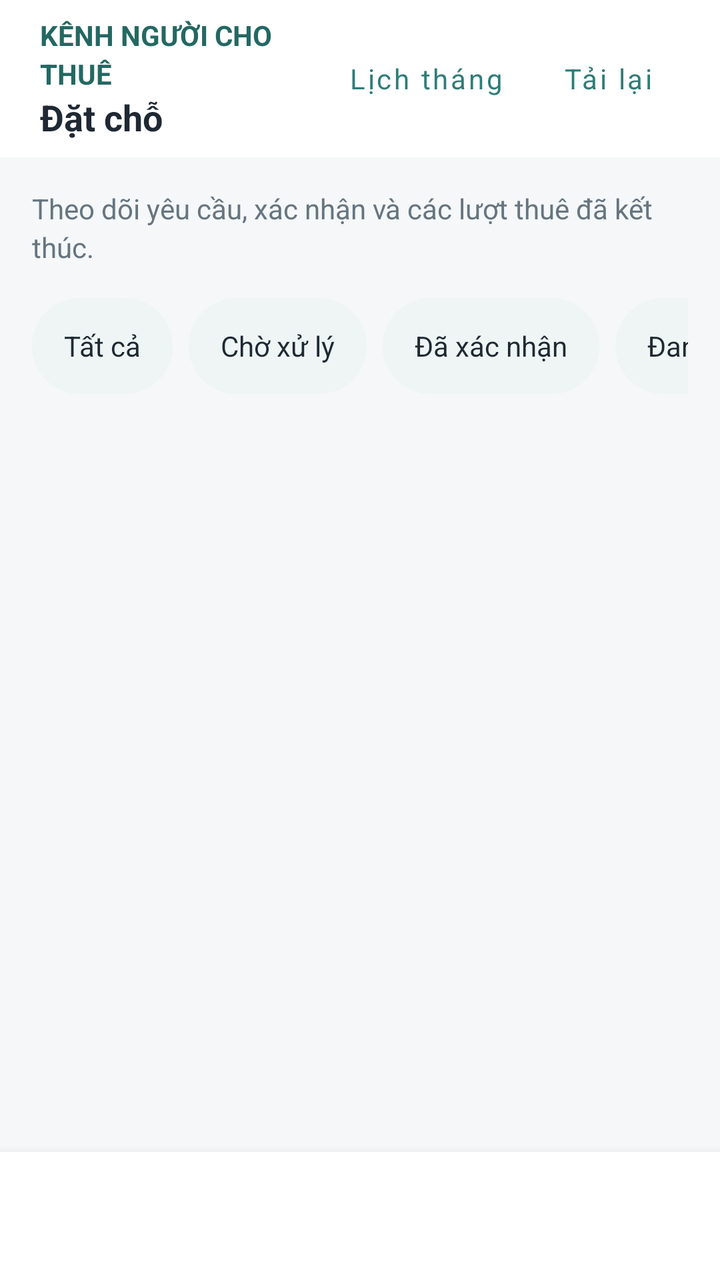
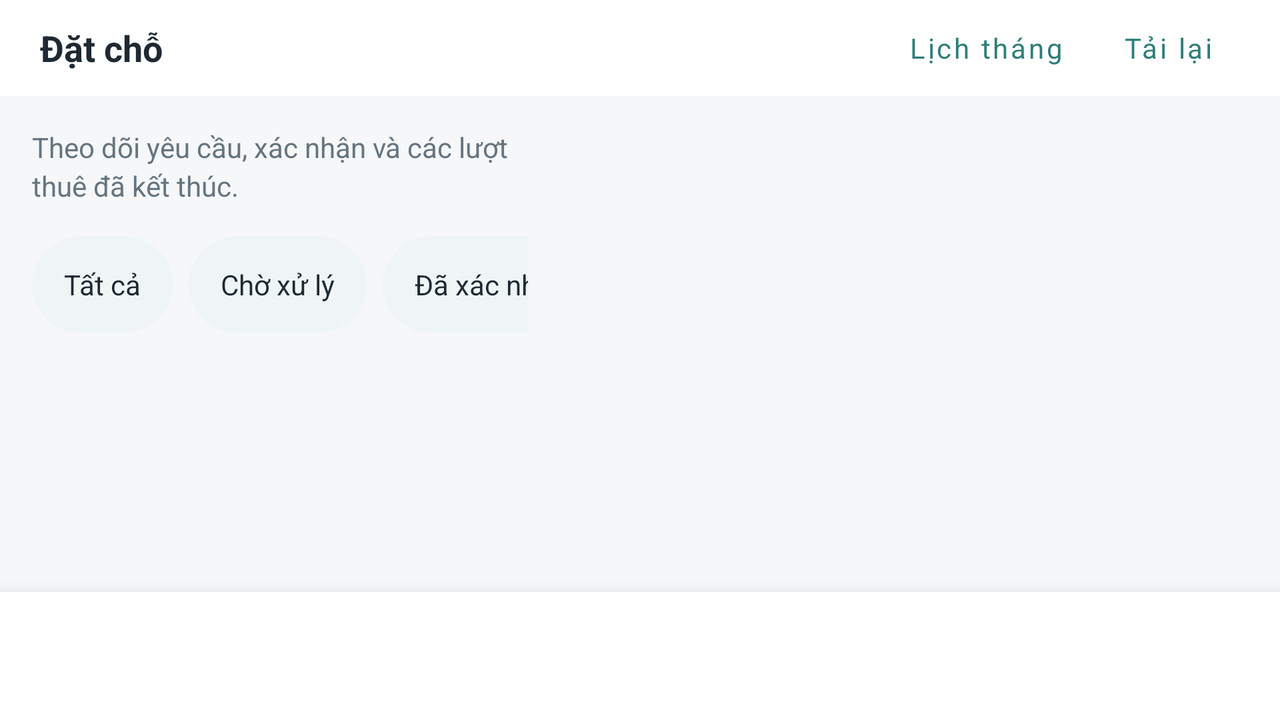

First picture: res/layout/ on a phone held upright. Second picture: the repository's own variant of that layout, on a device whose configuration matches the variant's folder. Source for both follows.
<!-- AndroidManifest.xml: application theme Theme.BroomSharing -->
<!-- res/layout/activity_host_bookings.xml -->
<?xml version="1.0" encoding="utf-8"?>
<androidx.constraintlayout.widget.ConstraintLayout xmlns:android="http://schemas.android.com/apk/res/android" xmlns:app="http://schemas.android.com/apk/res-auto" android:id="@+id/workspaceRoot" android:layout_width="match_parent" android:layout_height="match_parent" android:background="@color/screen_bg">
    <LinearLayout android:id="@+id/topBar" android:layout_width="0dp" android:layout_height="wrap_content" android:minHeight="72dp" android:background="@color/white" android:gravity="center_vertical" android:orientation="horizontal" android:paddingStart="12dp" android:paddingEnd="12dp" app:layout_constraintStart_toStartOf="parent" app:layout_constraintEnd_toEndOf="parent" app:layout_constraintTop_toTopOf="parent">
        <ImageView android:id="@+id/btnBack" android:layout_width="48dp" android:layout_height="48dp" android:background="?attr/selectableItemBackgroundBorderless" android:contentDescription="@string/workspace_back_overview" android:padding="12dp" android:src="@drawable/ic_arrow_back" android:visibility="gone"/>
        <LinearLayout android:layout_width="0dp" android:layout_height="wrap_content" android:layout_weight="1" android:orientation="vertical" android:padding="8dp">
            <TextView style="@style/WorkspaceBody" android:text="@string/workspace_host" android:textColor="@color/teal_dark" android:textStyle="bold"/>
            <TextView style="@style/WorkspaceSection" android:text="@string/workspace_bookings"/>
        </LinearLayout>
        <com.google.android.material.button.MaterialButton android:id="@+id/btnMonthCalendar" style="@style/Widget.MaterialComponents.Button.TextButton" android:layout_width="wrap_content" android:layout_height="wrap_content" android:minHeight="48dp" android:textAllCaps="false" android:text="Lịch tháng"/>
        <com.google.android.material.button.MaterialButton android:id="@+id/btnRefreshBookings" style="@style/Widget.MaterialComponents.Button.TextButton" android:layout_width="wrap_content" android:layout_height="wrap_content" android:minHeight="48dp" android:textAllCaps="false" android:text="@string/workspace_refresh"/>
    </LinearLayout>
    <TextView android:id="@+id/bookingHint" style="@style/WorkspaceBody" android:layout_width="0dp" android:padding="16dp" android:text="@string/workspace_booking_hint" app:layout_constraintTop_toBottomOf="@id/topBar" app:layout_constraintStart_toStartOf="parent" app:layout_constraintEnd_toEndOf="parent"/>
    <HorizontalScrollView android:id="@+id/filterScroll" android:layout_width="0dp" android:layout_height="wrap_content" android:paddingStart="16dp" android:paddingEnd="16dp" android:paddingBottom="8dp" android:scrollbars="none" app:layout_constraintStart_toStartOf="parent" app:layout_constraintEnd_toEndOf="parent" app:layout_constraintTop_toBottomOf="@id/bookingHint">
        <LinearLayout android:layout_width="wrap_content" android:layout_height="wrap_content" android:orientation="horizontal">
            <TextView android:id="@+id/chipAll" android:layout_width="wrap_content" android:layout_height="48dp" android:layout_marginEnd="8dp" android:paddingStart="16dp" android:paddingEnd="16dp" android:gravity="center" android:text="Tất cả" android:background="@drawable/bg_chip" android:textColor="@color/text_primary" android:textSize="14sp" android:clickable="true" android:focusable="true"/>
            <TextView android:id="@+id/chipPending" android:layout_width="wrap_content" android:layout_height="48dp" android:layout_marginEnd="8dp" android:paddingStart="16dp" android:paddingEnd="16dp" android:gravity="center" android:text="Chờ xử lý" android:background="@drawable/bg_chip" android:textColor="@color/text_primary" android:textSize="14sp" android:clickable="true" android:focusable="true"/>
            <TextView android:id="@+id/chipConfirmed" android:layout_width="wrap_content" android:layout_height="48dp" android:layout_marginEnd="8dp" android:paddingStart="16dp" android:paddingEnd="16dp" android:gravity="center" android:text="Đã xác nhận" android:background="@drawable/bg_chip" android:textColor="@color/text_primary" android:textSize="14sp" android:clickable="true" android:focusable="true"/>
            <TextView android:id="@+id/chipCheckedIn" android:layout_width="wrap_content" android:layout_height="48dp" android:layout_marginEnd="8dp" android:paddingStart="16dp" android:paddingEnd="16dp" android:gravity="center" android:text="@string/workspace_checked_in" android:background="@drawable/bg_chip" android:textColor="@color/text_primary" android:textSize="14sp" android:clickable="true" android:focusable="true"/>
            <TextView android:id="@+id/chipCompleted" android:layout_width="wrap_content" android:layout_height="48dp" android:layout_marginEnd="8dp" android:paddingStart="16dp" android:paddingEnd="16dp" android:gravity="center" android:text="@string/workspace_completed" android:background="@drawable/bg_chip" android:textColor="@color/text_primary" android:textSize="14sp" android:clickable="true" android:focusable="true"/>
            <TextView android:id="@+id/chipRejected" android:layout_width="wrap_content" android:layout_height="48dp" android:layout_marginEnd="8dp" android:paddingStart="16dp" android:paddingEnd="16dp" android:gravity="center" android:text="@string/host_rejected" android:background="@drawable/bg_chip" android:textColor="@color/text_primary" android:textSize="14sp" android:clickable="true" android:focusable="true"/>
            <TextView android:id="@+id/chipCancelled" android:layout_width="wrap_content" android:layout_height="48dp" android:layout_marginEnd="8dp" android:paddingStart="16dp" android:paddingEnd="16dp" android:gravity="center" android:text="@string/host_cancelled" android:background="@drawable/bg_chip" android:textColor="@color/text_primary" android:textSize="14sp" android:clickable="true" android:focusable="true"/>
        </LinearLayout>
    </HorizontalScrollView>
    <LinearLayout android:id="@+id/schedulePanel" android:layout_width="0dp" android:layout_height="wrap_content" android:orientation="vertical" android:visibility="gone" app:layout_constraintTop_toBottomOf="@id/filterScroll" app:layout_constraintStart_toStartOf="parent" app:layout_constraintEnd_toEndOf="parent">
        <Button android:id="@+id/btnScheduleDay" android:layout_width="match_parent" android:layout_height="wrap_content" android:text="@string/host_schedule_day"/>
        <ScrollView android:layout_width="match_parent" android:layout_height="140dp">
            <TextView android:id="@+id/tvSchedule" android:layout_width="match_parent" android:layout_height="wrap_content" android:padding="12dp" android:textSize="14sp"/>
        </ScrollView>
    </LinearLayout>
    <include layout="@layout/view_management_navigation" android:id="@+id/managementNavigation" android:layout_width="0dp" android:layout_height="wrap_content" app:layout_constraintBottom_toBottomOf="parent" app:layout_constraintStart_toStartOf="parent" app:layout_constraintEnd_toEndOf="parent"/>
    <androidx.recyclerview.widget.RecyclerView android:id="@+id/rvBookings" android:layout_width="0dp" android:layout_height="0dp" android:clipToPadding="false" android:padding="16dp" app:layout_constraintBottom_toTopOf="@id/managementNavigation" app:layout_constraintEnd_toEndOf="parent" app:layout_constraintStart_toStartOf="parent" app:layout_constraintTop_toBottomOf="@id/schedulePanel"/>
    <LinearLayout android:id="@+id/layoutEmpty" android:layout_width="0dp" android:layout_height="wrap_content" android:padding="24dp" android:gravity="center" android:orientation="vertical" android:visibility="gone" app:layout_constraintBottom_toTopOf="@id/managementNavigation" app:layout_constraintEnd_toEndOf="parent" app:layout_constraintStart_toStartOf="parent" app:layout_constraintTop_toBottomOf="@id/schedulePanel">
        <ImageView android:layout_width="64dp" android:layout_height="64dp" android:alpha="0.4" android:src="@drawable/ic_booking" android:importantForAccessibility="no"/>
        <TextView android:id="@+id/tvEmptyMessage" style="@style/WorkspaceBody" android:layout_marginTop="12dp" android:gravity="center" android:text="@string/workspace_empty_filter"/>
    </LinearLayout>
    <ProgressBar android:id="@+id/progressBar" android:layout_width="32dp" android:layout_height="32dp" android:visibility="gone" app:layout_constraintBottom_toTopOf="@id/managementNavigation" app:layout_constraintEnd_toEndOf="parent" app:layout_constraintStart_toStartOf="parent" app:layout_constraintTop_toBottomOf="@id/schedulePanel"/>
</androidx.constraintlayout.widget.ConstraintLayout>
<!-- res/layout/view_management_navigation.xml (included above) -->
<?xml version="1.0" encoding="utf-8"?>
<com.google.android.material.bottomnavigation.BottomNavigationView xmlns:android="http://schemas.android.com/apk/res/android" xmlns:app="http://schemas.android.com/apk/res-auto" android:id="@+id/managementNavigation" android:layout_width="match_parent" android:layout_height="wrap_content" android:minHeight="64dp" android:background="@color/white" app:labelVisibilityMode="labeled" app:itemHorizontalTranslationEnabled="false" app:itemIconSize="22dp" app:itemIconTint="@color/guest_nav_tint" app:itemTextColor="@color/guest_nav_tint"/>
<!-- resources referenced by this layout -->
<resources>
  <color name="screen_bg">#F5F7F8</color>
  <color name="teal_dark">#246863</color>
  <color name="text_primary">#1F2933</color>
  <color name="white">#FFFFFF</color>
  <!-- drawable bg_chip (drawable) -->
  <shape xmlns:android="http://schemas.android.com/apk/res/android" android:shape="rectangle">
      <solid android:color="@color/chip_bg" />
      <corners android:radius="50dp" />
  </shape>
  <!-- drawable ic_arrow_back (drawable) -->
  <vector xmlns:android="http://schemas.android.com/apk/res/android" android:width="24dp" android:height="24dp" android:viewportWidth="24" android:viewportHeight="24">
      <path android:fillColor="#1F2933" android:pathData="M20,11H7.8l5.6,-5.6L12,4l-8,8 8,8 1.4,-1.4L7.8,13H20z"/>
  </vector>
  <!-- drawable ic_booking (drawable) -->
  <vector xmlns:android="http://schemas.android.com/apk/res/android" android:width="24dp" android:height="24dp" android:viewportWidth="24" android:viewportHeight="24">
      <path android:fillColor="#667580" android:pathData="M4,5h16v16H4zM7,2v6M17,2v6M4,10h16" android:strokeColor="#667580" android:strokeWidth="1.5"/>
  </vector>
  <string name="host_cancelled">Đã hủy</string>
  <string name="host_rejected">Đã từ chối</string>
  <string name="host_schedule_day">Chọn ngày xem lịch</string>
  <string name="workspace_back_overview">Về tổng quan</string>
  <string name="workspace_booking_hint">Theo dõi yêu cầu, xác nhận và các lượt thuê đã kết thúc.</string>
  <string name="workspace_bookings">Đặt chỗ</string>
  <string name="workspace_checked_in">Đang sử dụng</string>
  <string name="workspace_completed">Hoàn tất</string>
  <string name="workspace_empty_filter">Không có đặt chỗ trong nhóm này. Bạn có thể xem Tất cả hoặc tải lại.</string>
  <string name="workspace_host">KÊNH NGƯỜI CHO THUÊ</string>
  <string name="workspace_refresh">Tải lại</string>
  <style name="WorkspaceBody"><item name="android:layout_width">match_parent</item><item name="android:layout_height">wrap_content</item><item name="android:textSize">14sp</item><item name="android:textColor">@color/text_secondary</item><item name="android:lineSpacingExtra">3dp</item></style>
  <style name="WorkspaceSection" parent="WorkspaceBody"><item name="android:textSize">18sp</item><item name="android:textStyle">bold</item><item name="android:textColor">@color/text_primary</item></style>
  <style name="Theme.BroomSharing" parent="Theme.MaterialComponents.DayNight.NoActionBar">
          <item name="colorPrimary">@color/teal</item>
          <item name="colorPrimaryVariant">@color/teal_dark</item>
          <item name="colorOnPrimary">@color/white</item>
          <item name="android:fontFamily">sans-serif</item>
          <item name="android:windowLightStatusBar">true</item>
          <item name="android:statusBarColor">@color/white</item>
          <item name="android:navigationBarColor">@color/white</item>
          <item name="android:windowBackground">@color/screen_bg</item>
      </style>
  <color name="chip_bg">#EEF5F4</color>
  <color name="text_secondary">#667580</color>
  <color name="teal">#2F7D78</color>
</resources>
<!-- res/layout-land/activity_host_bookings.xml (the repository's variant of the layout above) -->
<!-- drawn on the phone turned sideways -->
<?xml version='1.0' encoding='utf-8'?>
<LinearLayout xmlns:android="http://schemas.android.com/apk/res/android" android:id="@+id/workspaceRoot" android:layout_width="match_parent" android:layout_height="match_parent" android:orientation="vertical" android:background="@color/screen_bg">
    <LinearLayout android:id="@+id/topBar" android:layout_width="match_parent" android:layout_height="wrap_content" android:minHeight="48dp" android:background="@color/white" android:gravity="center_vertical" android:orientation="horizontal" android:paddingStart="12dp" android:paddingEnd="12dp">
        <ImageView android:id="@+id/btnBack" android:layout_width="48dp" android:layout_height="48dp" android:background="?attr/selectableItemBackgroundBorderless" android:contentDescription="@string/workspace_back_overview" android:padding="12dp" android:src="@drawable/ic_arrow_back" android:visibility="gone" />
        <LinearLayout android:layout_width="0dp" android:layout_height="wrap_content" android:layout_weight="1" android:orientation="vertical" android:padding="8dp">
            <TextView style="@style/WorkspaceBody" android:text="@string/workspace_host" android:textColor="@color/teal_dark" android:textStyle="bold" android:visibility="gone" />
            <TextView style="@style/WorkspaceSection" android:text="@string/workspace_bookings" />
        </LinearLayout>
        <com.google.android.material.button.MaterialButton android:id="@+id/btnMonthCalendar" style="@style/Widget.MaterialComponents.Button.TextButton" android:layout_width="wrap_content" android:layout_height="wrap_content" android:minHeight="48dp" android:textAllCaps="false" android:text="Lịch tháng" />
        <com.google.android.material.button.MaterialButton android:id="@+id/btnRefreshBookings" style="@style/Widget.MaterialComponents.Button.TextButton" android:layout_width="wrap_content" android:layout_height="wrap_content" android:minHeight="48dp" android:textAllCaps="false" android:text="@string/workspace_refresh" />
    </LinearLayout>
    <LinearLayout android:layout_width="match_parent" android:layout_height="0dp" android:layout_weight="1" android:orientation="horizontal">
        <ScrollView android:layout_width="280dp" android:layout_height="match_parent" android:fillViewport="true">
            <LinearLayout android:layout_width="match_parent" android:layout_height="wrap_content" android:orientation="vertical">
                <TextView android:id="@+id/bookingHint" style="@style/WorkspaceBody" android:layout_width="match_parent" android:padding="16dp" android:text="@string/workspace_booking_hint" />
                <HorizontalScrollView android:id="@+id/filterScroll" android:layout_width="match_parent" android:layout_height="wrap_content" android:paddingStart="16dp" android:paddingEnd="16dp" android:paddingBottom="8dp" android:scrollbars="none">
                    <LinearLayout android:layout_width="wrap_content" android:layout_height="wrap_content" android:orientation="horizontal">
                        <TextView android:id="@+id/chipAll" android:layout_width="wrap_content" android:layout_height="48dp" android:layout_marginEnd="8dp" android:paddingStart="16dp" android:paddingEnd="16dp" android:gravity="center" android:text="Tất cả" android:background="@drawable/bg_chip" android:textColor="@color/text_primary" android:textSize="14sp" android:clickable="true" android:focusable="true" />
                        <TextView android:id="@+id/chipPending" android:layout_width="wrap_content" android:layout_height="48dp" android:layout_marginEnd="8dp" android:paddingStart="16dp" android:paddingEnd="16dp" android:gravity="center" android:text="Chờ xử lý" android:background="@drawable/bg_chip" android:textColor="@color/text_primary" android:textSize="14sp" android:clickable="true" android:focusable="true" />
                        <TextView android:id="@+id/chipConfirmed" android:layout_width="wrap_content" android:layout_height="48dp" android:layout_marginEnd="8dp" android:paddingStart="16dp" android:paddingEnd="16dp" android:gravity="center" android:text="Đã xác nhận" android:background="@drawable/bg_chip" android:textColor="@color/text_primary" android:textSize="14sp" android:clickable="true" android:focusable="true" />
                        <TextView android:id="@+id/chipCheckedIn" android:layout_width="wrap_content" android:layout_height="48dp" android:layout_marginEnd="8dp" android:paddingStart="16dp" android:paddingEnd="16dp" android:gravity="center" android:text="@string/workspace_checked_in" android:background="@drawable/bg_chip" android:textColor="@color/text_primary" android:textSize="14sp" android:clickable="true" android:focusable="true" />
                        <TextView android:id="@+id/chipCompleted" android:layout_width="wrap_content" android:layout_height="48dp" android:layout_marginEnd="8dp" android:paddingStart="16dp" android:paddingEnd="16dp" android:gravity="center" android:text="@string/workspace_completed" android:background="@drawable/bg_chip" android:textColor="@color/text_primary" android:textSize="14sp" android:clickable="true" android:focusable="true" />
                        <TextView android:id="@+id/chipRejected" android:layout_width="wrap_content" android:layout_height="48dp" android:layout_marginEnd="8dp" android:paddingStart="16dp" android:paddingEnd="16dp" android:gravity="center" android:text="@string/host_rejected" android:background="@drawable/bg_chip" android:textColor="@color/text_primary" android:textSize="14sp" android:clickable="true" android:focusable="true" />
                        <TextView android:id="@+id/chipCancelled" android:layout_width="wrap_content" android:layout_height="48dp" android:layout_marginEnd="8dp" android:paddingStart="16dp" android:paddingEnd="16dp" android:gravity="center" android:text="@string/host_cancelled" android:background="@drawable/bg_chip" android:textColor="@color/text_primary" android:textSize="14sp" android:clickable="true" android:focusable="true" />
                        <TextView android:id="@+id/chipNoShow" android:layout_width="wrap_content" android:layout_height="48dp" android:layout_marginEnd="8dp" android:paddingStart="16dp" android:paddingEnd="16dp" android:gravity="center" android:text="Khách không đến" android:background="@drawable/bg_chip" android:textColor="@color/text_primary" android:textSize="14sp" android:clickable="true" android:focusable="true" />
                        <TextView android:id="@+id/chipTerminated" android:layout_width="wrap_content" android:layout_height="48dp" android:layout_marginEnd="8dp" android:paddingStart="16dp" android:paddingEnd="16dp" android:gravity="center" android:text="Kết thúc do sự cố" android:background="@drawable/bg_chip" android:textColor="@color/text_primary" android:textSize="14sp" android:clickable="true" android:focusable="true" />
                    </LinearLayout>
                </HorizontalScrollView>
                <LinearLayout android:id="@+id/schedulePanel" android:layout_width="match_parent" android:layout_height="wrap_content" android:orientation="vertical" android:visibility="gone">
                    <Button android:id="@+id/btnScheduleDay" android:layout_width="match_parent" android:layout_height="wrap_content" android:text="@string/host_schedule_day" />
                    <ScrollView android:layout_width="match_parent" android:layout_height="140dp">
                        <TextView android:id="@+id/tvSchedule" android:layout_width="match_parent" android:layout_height="wrap_content" android:padding="12dp" android:textSize="14sp" />
                    </ScrollView>
                </LinearLayout>
            </LinearLayout>
        </ScrollView>
        <FrameLayout android:layout_width="0dp" android:layout_height="match_parent" android:layout_weight="1">
            <androidx.recyclerview.widget.RecyclerView android:id="@+id/rvBookings" android:layout_width="match_parent" android:layout_height="match_parent" android:clipToPadding="true" android:padding="16dp" />
            <LinearLayout android:id="@+id/layoutEmpty" android:layout_width="match_parent" android:layout_height="match_parent" android:padding="24dp" android:gravity="center" android:orientation="vertical" android:visibility="gone">
                <ImageView android:layout_width="64dp" android:layout_height="64dp" android:alpha="0.4" android:src="@drawable/ic_booking" android:importantForAccessibility="no" />
                <TextView android:id="@+id/tvEmptyMessage" style="@style/WorkspaceBody" android:layout_marginTop="12dp" android:gravity="center" android:text="@string/workspace_empty_filter" />
            </LinearLayout>
            <ProgressBar android:id="@+id/progressBar" android:layout_width="32dp" android:layout_height="32dp" android:visibility="gone" android:layout_gravity="center" />
        </FrameLayout>
    </LinearLayout>
    <include layout="@layout/view_management_navigation" android:id="@+id/managementNavigation" android:layout_width="match_parent" android:layout_height="wrap_content" />
</LinearLayout>
